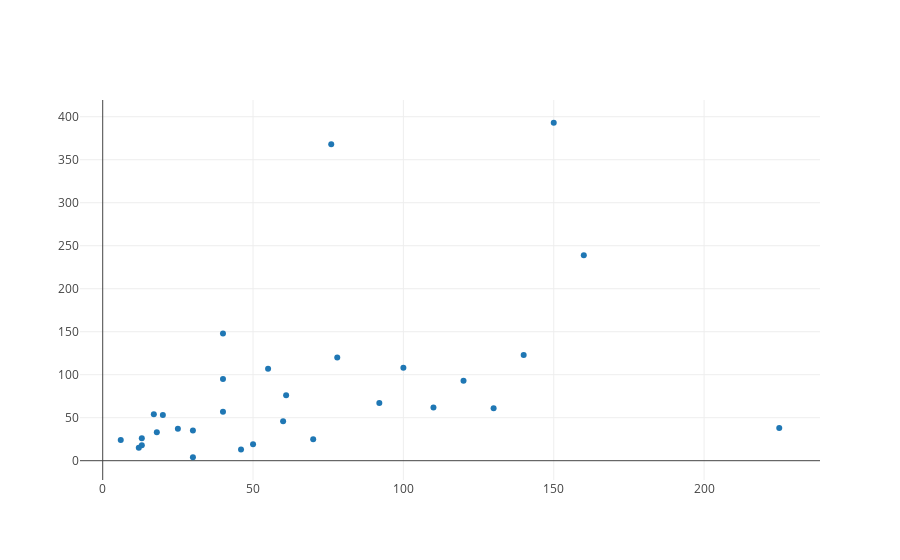

Notebook cell for this chart:
### Markdown cell above
Great! Now we have the data necessary to make a trace of our data.

### Code cell
from plotly.offline import iplot, init_notebook_mode
init_notebook_mode(connected=True)
from graph import trace_values, plot

movies_trace = trace_values(x_values, y_values, text=titles, name='movie data')

plot([movies_trace])

### Figure 1 — Plotly figure (JSON) as saved in the notebook; plotly's stock layout.template omitted (floating-point values rounded to 4 significant figures)
{"data": [{"mode": "markers", "name": "movie data", "text": ["21 &amp; Over", "Dredd 3D", "12 Years a Slave", "2 Guns", "42", "47 Ronin", "A Good Day to Die Hard", "About Time", "Admission", "After Earth", "American Hustle", "August: Osage County", "Beautiful Creatures", "Blue Jasmine", "Captain Phillips", "Carrie", "Cloudy with a Chance of Meatballs 2", "Despicable Me 2", "Don Jon", "Elysium", "Ender&#39;s Game", "Epic", "Escape from Planet Earth", "Escape Plan", "Evil Dead", "Fast and Furious 6", "Frozen", "G.I. Joe: Retaliation", "Gangster Squad", "Gloria"], "type": "scatter", "uid": "e435f558-cc9f-11e8-a25f-88e9fe61eb3a", "x": [13, 46, 20, 61, 40, 225, 92, 12, 13, 130, 40, 25, 50, 18, 55, 30, 78, 76, 6, 120, 110, 100, 40, 70, 17, 160, 150, 140, 60, 30], "y": [26, 13, 53, 76, 95, 38, 67, 15, 18, 61, 148, 37, 19, 33, 107, 35, 120, 368, 24, 93, 62, 108, 57, 25, 54, 239, 393, 123, 46, 4]}], "layout": {}}
